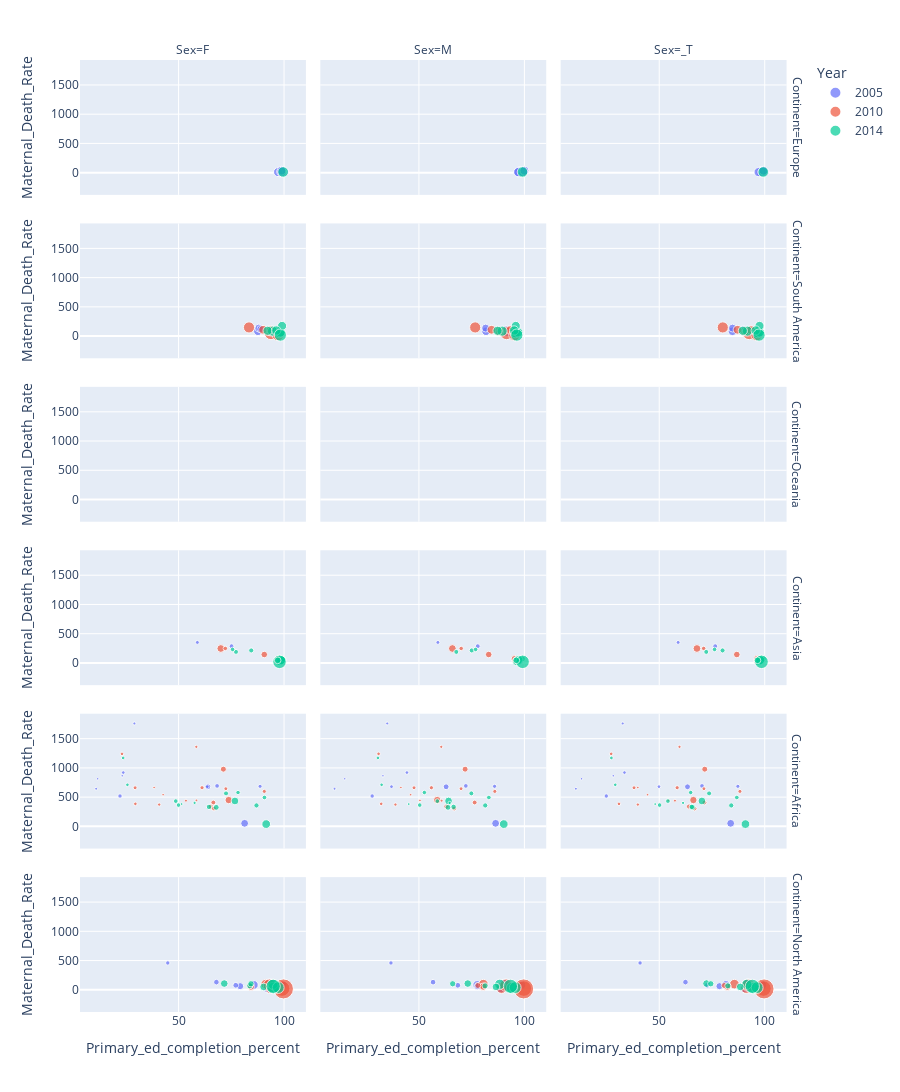

Write notebook code for a chart like this one.
### Markdown cell above
#### Facet grid, adding in GDP as dot size

### Code cell
df = key_years[~key_years['Sex'].isna()
              & ~key_years['GDP_Per_Capita'].isna()]
fig =  px.scatter(df, 
                  x="Primary_ed_completion_percent", 
                  y="Maternal_Death_Rate", 
                  color="Year",
                  size="GDP_Per_Capita",
                  facet_col="Sex",
                  facet_row='Continent',
                  height=1500,
                  hover_data=["Country"])
    
fig.show()
